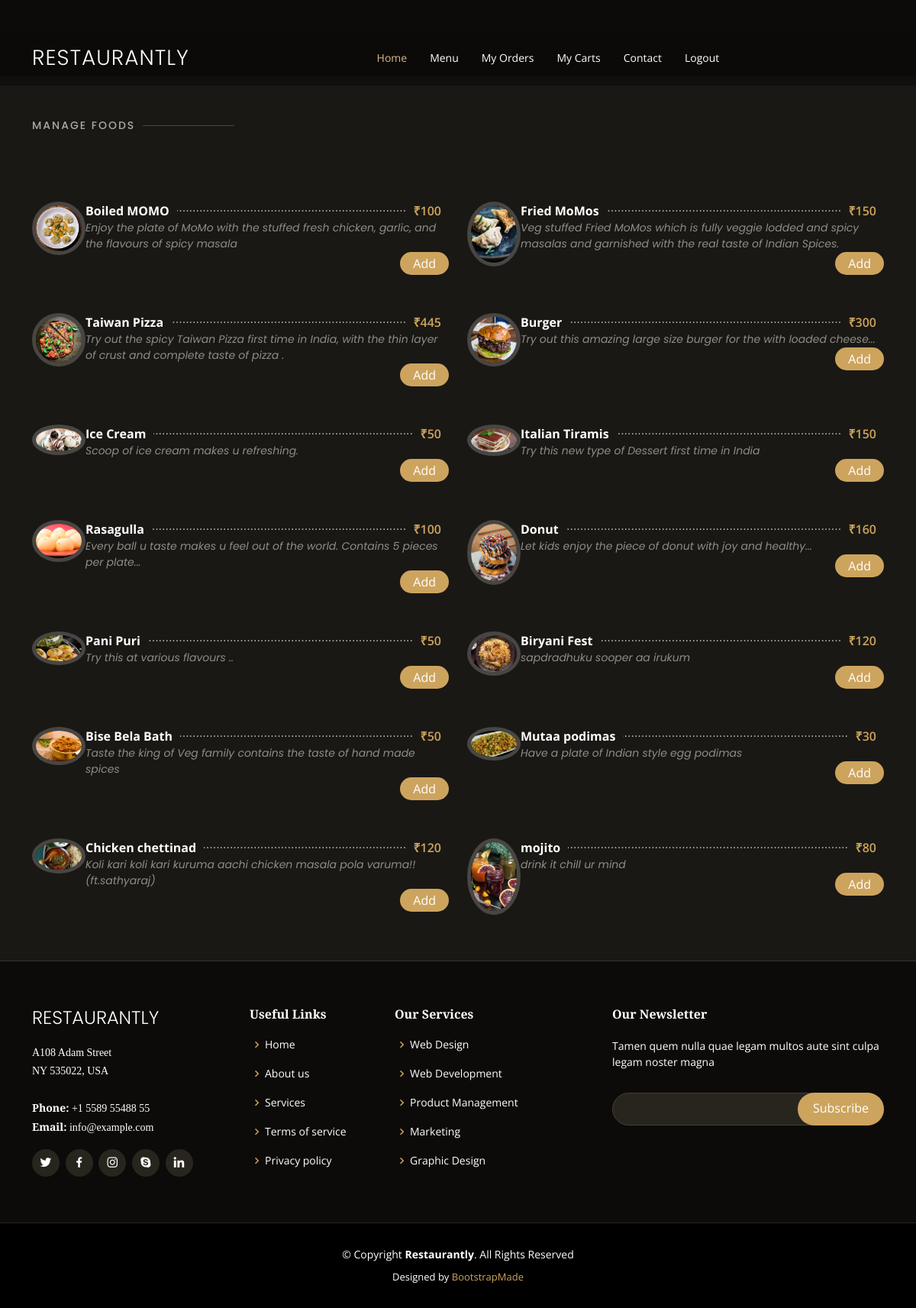
The app's page /manage-food.php (signed in), older data.
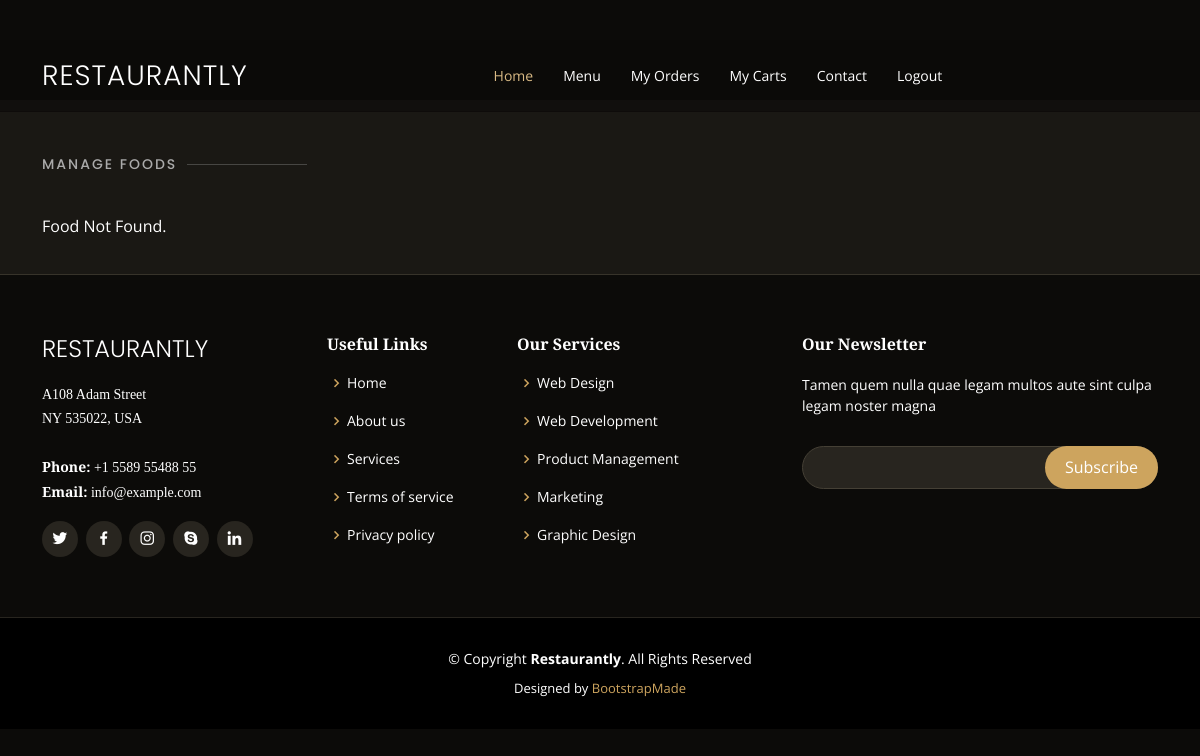
The same page, newer data.
### tables this page shows
CREATE TABLE `food` (
  `id` int(10) UNSIGNED NOT NULL,
  `title` varchar(100) NOT NULL,
  `description` text NOT NULL,
  `price` decimal(10,0) NOT NULL,
  `image_name` varchar(255) NOT NULL,
  `category_id` int(10) UNSIGNED NOT NULL,
  `featured` varchar(10) NOT NULL,
  `active` varchar(10) NOT NULL
);

### manage-food.php (the view, shortened to what this page needs)
<?php
include('header.php');
?>
<section id="menu" class="menu section-bg mtop">
      <div class="container" data-aos="fade-up">
        <div class="section-title">
          <h2>Manage Foods</h2>
        </div>
        <div class="row menu-container" data-aos="fade-up" data-aos-delay="200">
        <?php
              $sql="SELECT * FROM food WHERE active='Yes'";
              $res=mysqli_query($conn, $sql);
              $count=mysqli_num_rows($res);
              if($count>0)
              {
                  while($row = mysqli_fetch_assoc($res))
                  {
                      $id=$row['id'];
                      $title=$row['title'];
                      $description=$row['description'];
                      $price = $row['price'];
                      $image_name=$row['image_name'];
                      ?>
                        <div class="col-lg-6 menu-item filter-starters">
            <img src="../images/food/<?php echo $image_name;?>" class="menu-img" alt="">
            <div class="menu-content">
              <a href="#"><?php echo $title; ?></a><span>₹<?php echo $price; ?></span>
            </div>
            <div class="menu-ingredients">
            <?php echo $description; ?>
            </div>
            <div class="textend">
              <button class="btn-order"><a style="color: white;" href="addToCarts.php?food_id=<?php echo $id; ?>">Add</a></button>
            </div>
          </div>
                      <?php
                  }
              }
              else
              {
                  echo"<div class='error'>Food Not Found.</div>";
              }
            ?>
        </div>
      </div>
    </section>
<?php
include('footer.php');
?>

Row changes from the older to the newer data that the page shows:
no longer on this page (row edited): food: image_name (picture), title "Boiled MOMO", price "100", description "Enjoy the plate of MoMo with the stuffed fresh chicken, garlic, and the flavours of spicy masala"
no longer on this page (row edited): food: image_name (picture), title "Fried MoMos", price "150", description "Veg stuffed Fried MoMos which is fully veggie lodded and spicy masalas and garnished with the real taste of Indian Spices."
no longer on this page (row edited): food: image_name (picture), title "Taiwan Pizza", price "445", description "Try out the spicy Taiwan Pizza first time in India, with the thin layer of crust and complete taste of pizza ."
no longer on this page (row edited): food: image_name (picture), title "Burger", price "300", description "Try out this amazing large size burger for the with loaded cheese..."
no longer on this page (row edited): food: image_name (picture), title "Ice Cream", price "50", description "Scoop of ice cream makes u refreshing."
no longer on this page (row edited): food: image_name (picture), title "Italian Tiramis", price "150", description "Try this new type of Dessert first time in India"
no longer on this page (row edited): food: image_name (picture), title "Rasagulla", price "100", description "Every ball u taste makes u feel out of the world. Contains 5 pieces per plate..."
no longer on this page (row edited): food: image_name (picture), title "Donut", price "160", description "Let kids enjoy the piece of donut with joy and healthy..."
no longer on this page (row edited): food: image_name (picture), title "Pani Puri", price "50", description "Try this at various flavours .."
no longer on this page (row edited): food: image_name (picture), title "Biryani Fest", price "120", description "sapdradhuku sooper aa irukum"
no longer on this page (row edited): food: image_name (picture), title "Bise Bela Bath", price "50", description "Taste the king of Veg family contains the taste of hand made spices"
no longer on this page (row edited): food: image_name (picture), title "Mutaa podimas", price "30", description "Have a plate of Indian style egg podimas"
no longer on this page (row edited): food: image_name (picture), title "Chicken chettinad", price "120", description "Koli kari koli kari kuruma aachi chicken masala pola varuma!! (ft.sathyaraj)"
no longer on this page (row edited): food: image_name (picture), title "mojito", price "80", description "drink it chill ur mind"
Text that changed along with them:
text now shown: "Food Not Found."
